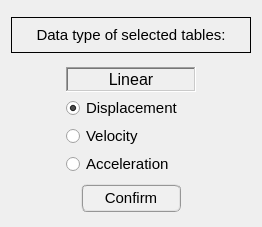
            <widget class="QWidget" name="tab_load_tables_data_setup">
             <attribute name="title">
              <string>Data setup</string>
             </attribute>
             <layout class="QGridLayout" name="gridLayout_17">
              <item row="0" column="0">
               <widget class="QFrame" name="frame_11">
                <property name="minimumSize">
                 <size>
                  <width>0</width>
                  <height>48</height>
                 </size>
                </property>
                <property name="maximumSize">
                 <size>
                  <width>16777215</width>
                  <height>48</height>
                 </size>
                </property>
                <property name="frameShape">
                 <enum>QFrame::NoFrame</enum>
                </property>
                <property name="frameShadow">
                 <enum>QFrame::Raised</enum>
                </property>
                <layout class="QGridLayout" name="gridLayout_3">
                 <property name="leftMargin">
                  <number>0</number>
                 </property>
                 <property name="topMargin">
                  <number>0</number>
                 </property>
                 <property name="rightMargin">
                  <number>0</number>
                 </property>
                 <property name="bottomMargin">
                  <number>0</number>
                 </property>
                 <property name="spacing">
                  <number>0</number>
                 </property>
                 <item row="0" column="0">
                  <widget class="QLabel" name="label_33">
                   <property name="minimumSize">
                    <size>
                     <width>240</width>
                     <height>36</height>
                    </size>
                   </property>
                   <property name="maximumSize">
                    <size>
                     <width>240</width>
                     <height>36</height>
                    </size>
                   </property>
                   <property name="font">
                    <font>
                     <family>MS Shell Dlg 2</family>
                     <pointsize>11</pointsize>
                     <weight>50</weight>
                     <italic>false</italic>
                     <bold>false</bold>
                    </font>
                   </property>
                   <property name="frameShape">
                    <enum>QFrame::Box</enum>
                   </property>
                   <property name="text">
                    <string>Data type of selected tables:</string>
                   </property>
                   <property name="textFormat">
                    <enum>Qt::AutoText</enum>
                   </property>
                   <property name="alignment">
                    <set>Qt::AlignCenter</set>
                   </property>
                  </widget>
                 </item>
                </layout>
               </widget>
              </item>
              <item row="1" column="0">
               <widget class="QFrame" name="frame_12">
                <property name="frameShape">
                 <enum>QFrame::NoFrame</enum>
                </property>
                <property name="frameShadow">
                 <enum>QFrame::Raised</enum>
                </property>
                <layout class="QGridLayout" name="gridLayout_15">
                 <property name="leftMargin">
                  <number>0</number>
                 </property>
                 <property name="topMargin">
                  <number>0</number>
                 </property>
                 <property name="rightMargin">
                  <number>0</number>
                 </property>
                 <property name="bottomMargin">
                  <number>0</number>
                 </property>
                 <property name="horizontalSpacing">
                  <number>0</number>
                 </property>
                 <property name="verticalSpacing">
                  <number>8</number>
                 </property>
                 <item row="0" column="0">
                  <widget class="QLabel" name="label_34">
                   <property name="minimumSize">
                    <size>
                     <width>130</width>
                     <height>25</height>
                    </size>
                   </property>
                   <property name="maximumSize">
                    <size>
                     <width>140</width>
                     <height>21</height>
                    </size>
                   </property>
                   <property name="font">
                    <font>
                     <family>MS Shell Dlg 2</family>
                     <pointsize>12</pointsize>
                     <weight>50</weight>
                     <italic>false</italic>
                     <bold>false</bold>
                    </font>
                   </property>
                   <property name="frameShape">
                    <enum>QFrame::WinPanel</enum>
                   </property>
                   <property name="frameShadow">
                    <enum>QFrame::Sunken</enum>
                   </property>
                   <property name="text">
                    <string>Linear</string>
                   </property>
                   <property name="alignment">
                    <set>Qt::AlignCenter</set>
                   </property>
                  </widget>
                 </item>
                 <item row="3" column="0">
                  <widget class="QRadioButton" name="radioButton_linear_acc">
                   <property name="sizePolicy">
                    <sizepolicy hsizetype="Minimum" vsizetype="Fixed">
                     <horstretch>0</horstretch>
                     <verstretch>0</verstretch>
                    </sizepolicy>
                   </property>
                   <property name="minimumSize">
                    <size>
                     <width>130</width>
                     <height>0</height>
                    </size>
                   </property>
                   <property name="maximumSize">
                    <size>
                     <width>130</width>
                     <height>20</height>
                    </size>
                   </property>
                   <property name="sizeIncrement">
                    <size>
                     <width>20</width>
                     <height>20</height>
                    </size>
                   </property>
                   <property name="font">
                    <font>
                     <family>MS Shell Dlg 2</family>
                     <pointsize>11</pointsize>
                     <weight>50</weight>
                     <italic>false</italic>
                     <bold>false</bold>
                    </font>
                   </property>
                   <property name="layoutDirection">
                    <enum>Qt::LeftToRight</enum>
                   </property>
                   <property name="autoFillBackground">
                    <bool>false</bool>
                   </property>
                   <property name="text">
                    <string>Acceleration</string>
                   </property>
                   <property name="checked">
                    <bool>false</bool>
                   </property>
                   <property name="autoExclusive">
                    <bool>true</bool>
                   </property>
                  </widget>
                 </item>
                 <item row="1" column="0">
                  <widget class="QRadioButton" name="radioButton_linear_disp">
                   <property name="minimumSize">
                    <size>
                     <width>130</width>
                     <height>0</height>
                    </size>
                   </property>
                   <property name="maximumSize">
                    <size>
                     <width>130</width>
                     <height>20</height>
                    </size>
                   </property>
                   <property name="sizeIncrement">
                    <size>
                     <width>0</width>
                     <height>0</height>
                    </size>
                   </property>
                   <property name="font">
                    <font>
                     <family>MS Shell Dlg 2</family>
                     <pointsize>11</pointsize>
                     <weight>50</weight>
                     <italic>false</italic>
                     <bold>false</bold>
                    </font>
                   </property>
                   <property name="text">
                    <string>Displacement</string>
                   </property>
                   <property name="shortcut">
                    <string/>
                   </property>
                   <property name="checked">
                    <bool>true</bool>
                   </property>
                   <property name="autoExclusive">
                    <bool>true</bool>
                   </property>
                  </widget>
                 </item>
                 <item row="2" column="0">
                  <widget class="QRadioButton" name="radioButton_linear_vel">
                   <property name="minimumSize">
                    <size>
                     <width>130</width>
                     <height>0</height>
                    </size>
                   </property>
                   <property name="maximumSize">
                    <size>
                     <width>130</width>
                     <height>20</height>
                    </size>
                   </property>
                   <property name="sizeIncrement">
                    <size>
                     <width>20</width>
                     <height>20</height>
                    </size>
                   </property>
                   <property name="font">
                    <font>
                     <family>MS Shell Dlg 2</family>
                     <pointsize>11</pointsize>
                     <weight>50</weight>
                     <italic>false</italic>
                     <bold>false</bold>
                    </font>
                   </property>
                   <property name="layoutDirection">
                    <enum>Qt::LeftToRight</enum>
                   </property>
                   <property name="text">
                    <string>Velocity</string>
                   </property>
                   <property name="checked">
                    <bool>false</bool>
                   </property>
                   <property name="autoExclusive">
                    <bool>true</bool>
                   </property>
                  </widget>
                 </item>
                </layout>
               </widget>
              </item>
              <item row="2" column="0">
               <widget class="QFrame" name="frame_13">
                <property name="minimumSize">
                 <size>
                  <width>0</width>
                  <height>36</height>
                 </size>
                </property>
                <property name="maximumSize">
                 <size>
                  <width>16777215</width>
                  <height>36</height>
                 </size>
                </property>
                <property name="frameShape">
                 <enum>QFrame::NoFrame</enum>
                </property>
                <property name="frameShadow">
                 <enum>QFrame::Raised</enum>
                </property>
                <layout class="QGridLayout" name="gridLayout_16">
                 <property name="leftMargin">
                  <number>2</number>
                 </property>
                 <property name="topMargin">
                  <number>2</number>
                 </property>
                 <property name="rightMargin">
                  <number>2</number>
                 </property>
                 <property name="bottomMargin">
                  <number>2</number>
                 </property>
                 <property name="spacing">
                  <number>2</number>
                 </property>
                 <item row="0" column="0">
                  <widget class="QPushButton" name="pushButton_data_table_setup_2">
                   <property name="minimumSize">
                    <size>
                     <width>100</width>
                     <height>28</height>
                    </size>
                   </property>
                   <property name="maximumSize">
                    <size>
                     <width>100</width>
                     <height>28</height>
                    </size>
                   </property>
                   <property name="font">
                    <font>
                     <family>MS Shell Dlg 2</family>
                     <pointsize>11</pointsize>
                     <weight>50</weight>
                     <italic>false</italic>
                     <bold>false</bold>
                    </font>
                   </property>
                   <property name="styleSheet">
                    <string notr="true">QPushButton{border-radius: 6px; border-color: rgb(150, 150, 150); border-style: ridge; border-width: 2px; color: rgb(0, 0, 0); background-color: rgb(240, 240, 240); font: 11pt &quot;MS Shell Dlg 2&quot;}
QPushButton:hover{border-radius: 6px; border-color: rgb(0, 170, 255); border-style: ridge; border-width: 2px; color: rgb(0, 0, 0); background-color: rgba(174, 213, 255, 100); font: 11pt &quot;MS Shell Dlg 2l&quot;}
QPushButton:pressed{border-radius: 6px; border-color: rgb(0, 170, 255); border-style: ridge; border-width: 3px; color: rgb(0, 0, 0); background-color: rgb(174, 213, 255); font: 11pt &quot;MS Shell Dlg 2&quot;}</string>
                   </property>
                   <property name="text">
                    <string>Confirm</string>
                   </property>
                  </widget>
                 </item>
                </layout>
               </widget>
              </item>
             </layout>
            </widget>
